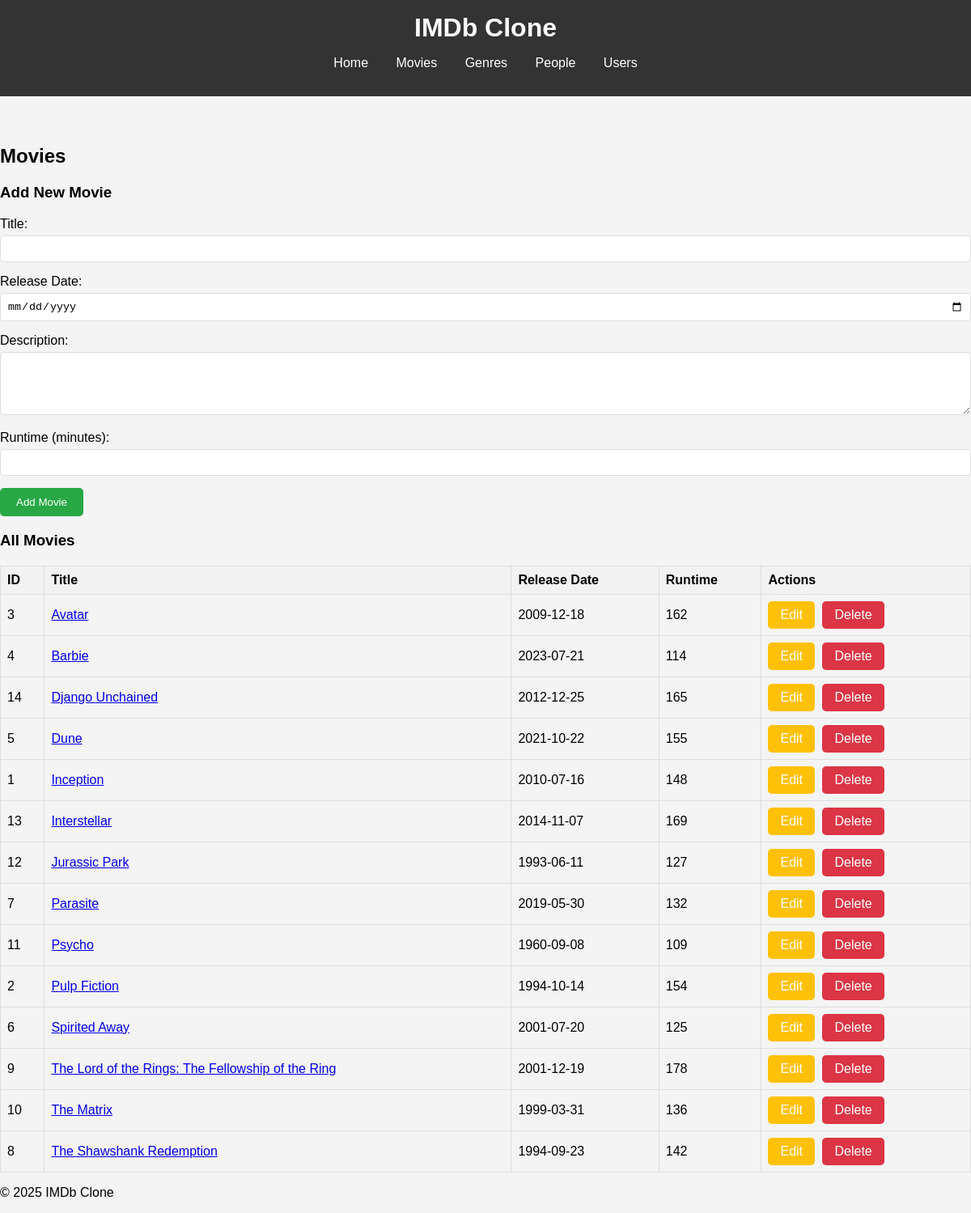
The app's page /movies.php with its own data.
### tables this page shows
CREATE TABLE `movies` (
  `id` int NOT NULL AUTO_INCREMENT,
  `title` varchar(255) NOT NULL,
  `release_date` date DEFAULT NULL,
  `description` text,
  `runtime` int DEFAULT NULL,
  `poster_path` varchar(255) DEFAULT NULL,
  `director_id` int DEFAULT NULL,
  PRIMARY KEY (`id`),
  KEY `director_id` (`director_id`),
  CONSTRAINT `movies_ibfk_1` FOREIGN KEY (`director_id`) REFERENCES `people` (`id`) ON DELETE SET NULL
);

### public/movies.php (the view, shortened to what this page needs)
<?php
include '../includes/db_connect.php';
include '../includes/header.php';
try {
    $stmt = $pdo->query("SELECT id, title, release_date, runtime FROM movies ORDER BY title ASC");
    $movies = $stmt->fetchAll(PDO::FETCH_ASSOC);
} catch (PDOException $e) {
    echo "<p style='color: red;'>Error fetching movies: " . $e->getMessage() . "</p>";
    $movies = [];
}
?>
<h2>Movies</h2>
<h3>Add New Movie</h3>
<form action="movies.php" method="POST">
    <div class="form-group">
        <label for="title">Title:</label>
        <input type="text" id="title" name="title" required>
    </div>
    <div class="form-group">
        <label for="release_date">Release Date:</label>
        <input type="date" id="release_date" name="release_date">
    </div>
    <div class="form-group">
        <label for="description">Description:</label>
        <textarea id="description" name="description" rows="4"></textarea>
    </div>
    <div class="form-group">
        <label for="runtime">Runtime (minutes):</label>
        <input type="number" id="runtime" name="runtime">
    </div>
    <div class="form-group">
        <button type="submit" name="add_movie">Add Movie</button>
    </div>
</form>
<h3>All Movies</h3>
<?php if ($movies): ?>
    <table>
        <thead>
            <tr>
                <th>ID</th>
                <th>Title</th>
                <th>Release Date</th>
                <th>Runtime</th>
                <th>Actions</th>
            </tr>
        </thead>
        <tbody>
            <?php foreach ($movies as $movie): ?>
                <tr>
                    <td><?php echo htmlspecialchars($movie['id']); ?></td>
                    <td><a href="movie_details.php?id=<?php echo $movie['id']; ?>"><?php echo htmlspecialchars($movie['title']); ?></a></td>
                    <td><?php echo htmlspecialchars($movie['release_date']); ?></td>
                    <td><?php echo htmlspecialchars($movie['runtime']); ?></td>
                    <td>
                        <a href="edit_movie.php?id=<?php echo $movie['id']; ?>" class="button edit">Edit</a>
                        <a href="movies.php?action=delete&id=<?php echo $movie['id']; ?>" class="button delete" onclick="return confirm('Are you sure you want to delete this movie?');">Delete</a>
                    </td>
                </tr>
            <?php endforeach; ?>
        </tbody>
    </table>
<?php else: ?>
    <p>No movies found.</p>
<?php endif; ?>
<?php include '../includes/footer.php'; ?>

### public/css/style.css (style rules this page uses)
body { font-family: Arial, sans-serif; margin: 0; padding: 0; background-color: #f4f4f4; }
table { width: 100%; border-collapse: collapse; margin-top: 20px; }
table, th, td { border: 1px solid #ddd; }
th, td { padding: 8px; text-align: left; }
th { background-color: #f2f2f2; }
.button { display: inline-block; padding: 8px 15px; background-color: #007bff; color: white; text-decoration: none; border-radius: 5px; margin-right: 5px; }
.button.edit { background-color: #ffc107; }
.button.delete { background-color: #dc3545; }
.form-group { margin-bottom: 15px; }
.form-group label { display: block; margin-bottom: 5px; }
.form-group input[type="text"], .form-group input[type="date"], .form-group input[type="number"], .form-group textarea, .form-group select { width: 100%; padding: 8px; box-sizing: border-box; border: 1px solid #ddd; border-radius: 4px; }
.form-group button { padding: 10px 20px; background-color: #28a745; color: white; border: none; border-radius: 5px; cursor: pointer; }

### records on screen
movies: id "3", title "Avatar", release_date "2009-12-18", runtime "162"
movies: id "4", title "Barbie", release_date "2023-07-21", runtime "114"
movies: id "14", title "Django Unchained", release_date "2012-12-25", runtime "165"
movies: id "5", title "Dune", release_date "2021-10-22", runtime "155"
movies: id "1", title "Inception", release_date "2010-07-16", runtime "148"
movies: id "13", title "Interstellar", release_date "2014-11-07", runtime "169"
movies: id "12", title "Jurassic Park", release_date "1993-06-11", runtime "127"
movies: id "7", title "Parasite", release_date "2019-05-30", runtime "132"
movies: id "11", title "Psycho", release_date "1960-09-08", runtime "109"
movies: id "2", title "Pulp Fiction", release_date "1994-10-14", runtime "154"
movies: id "6", title "Spirited Away", release_date "2001-07-20", runtime "125"
movies: id "9", title "The Lord of the Rings: The Fellowship of the Ring", release_date "2001-12-19", runtime "178"
movies: id "10", title "The Matrix", release_date "1999-03-31", runtime "136"
movies: id "8", title "The Shawshank Redemption", release_date "1994-09-23", runtime "142"
